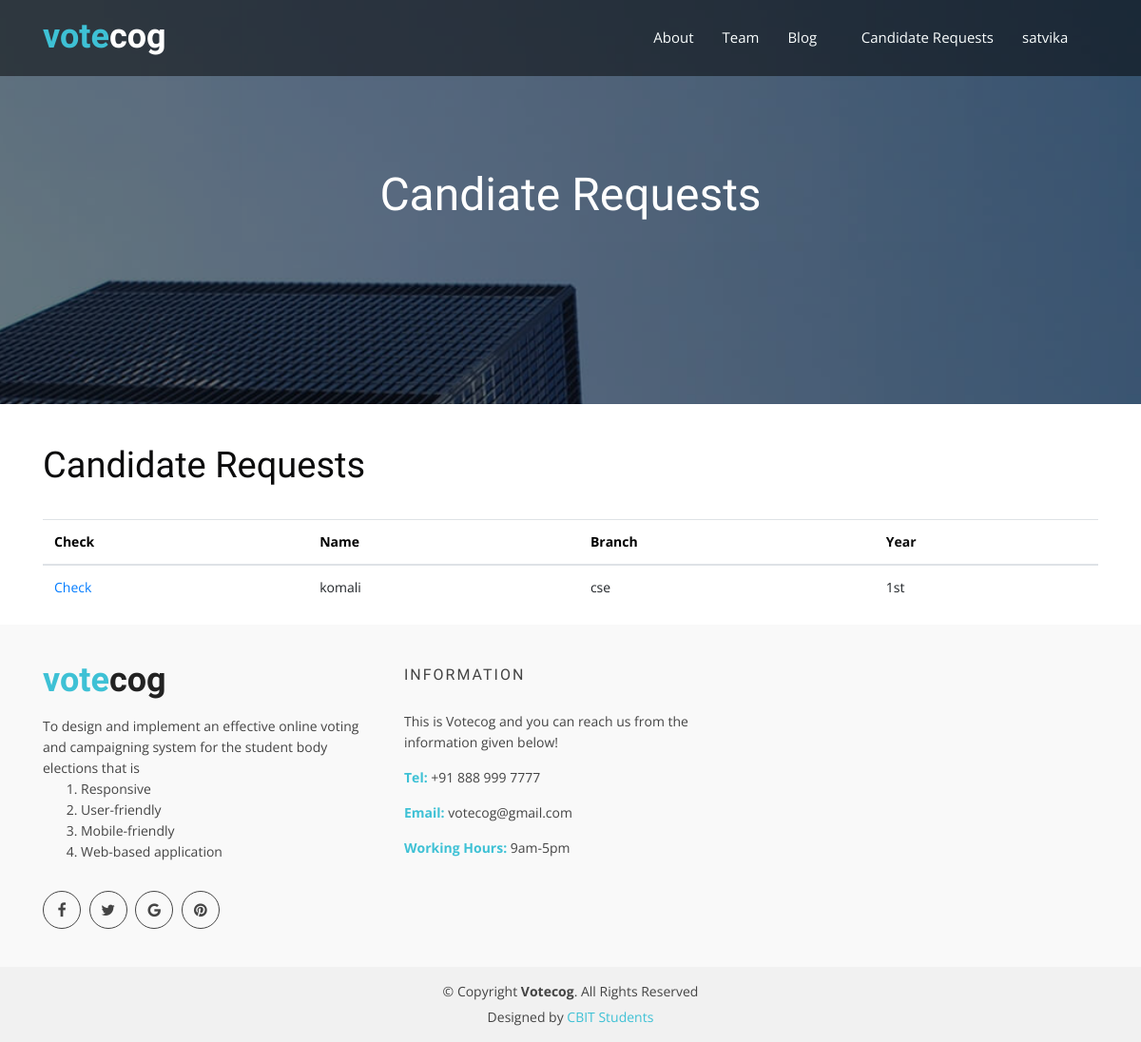
Before: /dash/ (signed in) with the older database file.
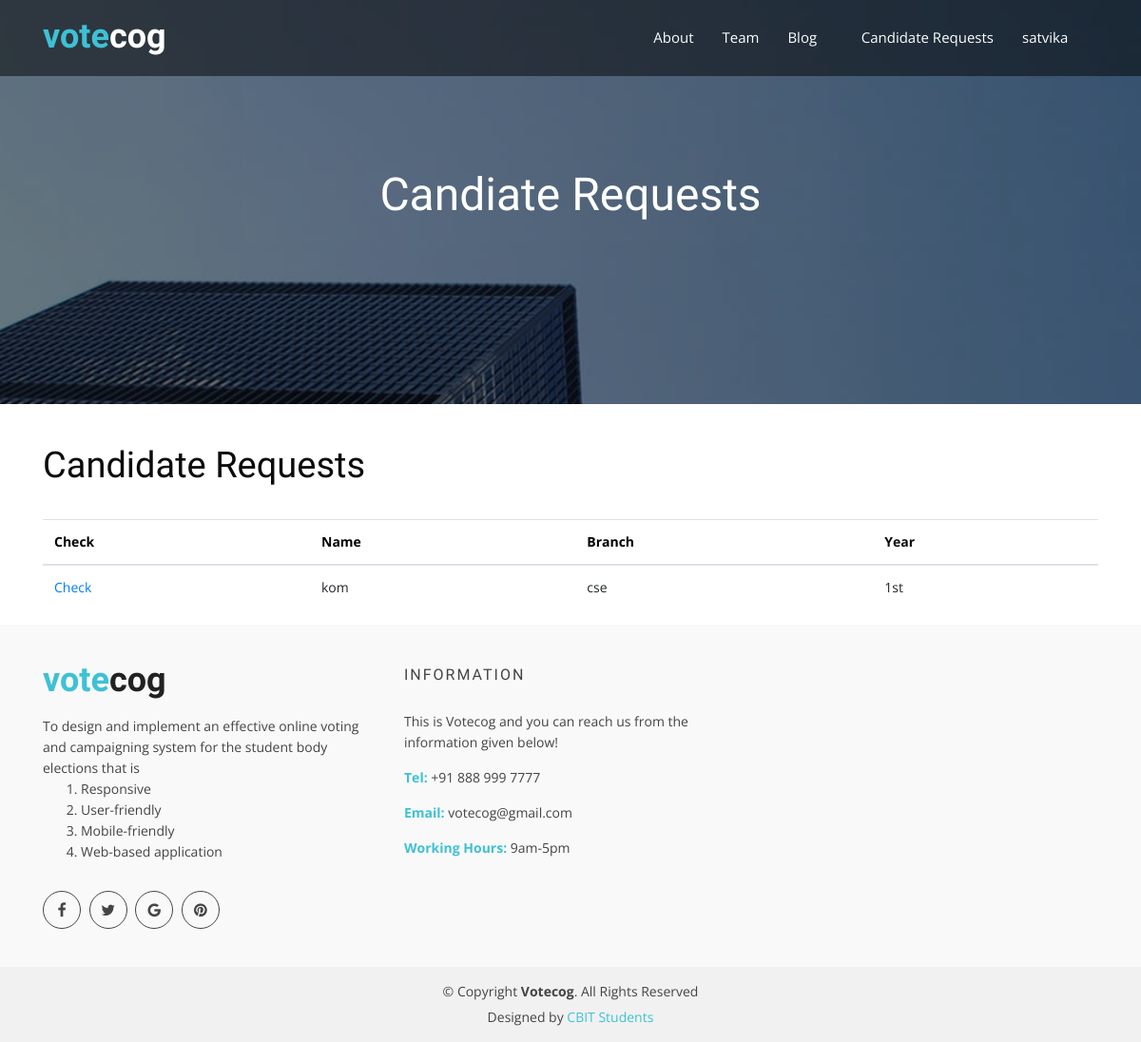
After: the same page with the newer database file.
### accounts/models.py (models this page shows, shortened)
class Person(models.Model):
    user = models.ForeignKey(Account,on_delete=models.CASCADE)
    name = models.CharField(max_length=130)
    branch = models.CharField(max_length=8, choices=DEPT_CHOICES, default='cse')
    year = models.CharField(max_length=6, choices=YEAR_CHOICES, default='1st')
    bio = models.TextField(blank=True)
    status= models.CharField(max_length=130,default="pending")
    published_date = models.DateTimeField(default=timezone.now)
    vote=models.IntegerField(default=0)

### accounts/views.py (the view)
# urls.py: path('dash/', views.dashboard, name='dashboard'),
def dashboard(request):
    form = Person.objects.filter(published_date__lte=timezone.now()).order_by('published_date')
    return render(request,'accounts/dashboard.html', {'values1': form})

### templates/accounts/dashboard.html (shortened to what the changed rows need)
{% load crispy_forms_tags %}
<!DOCTYPE html>
{% load static %}
<html lang="en">
<head>
  <link href="{% static 'assets/vendor/bootstrap/css/bootstrap.min.css' %}" rel="stylesheet">
  <link href="{% static 'assets/vendor/icofont/icofont.min.css' %}" rel="stylesheet">
  <link href="{% static 'assets/vendor/animate.css/animate.min.css' %}" rel="stylesheet">
  <link href="{% static 'assets/vendor/font-awesome/css/font-awesome.min.css' %}" rel="stylesheet">
  <link href="{% static 'assets/vendor/nivo-slider/css/nivo-slider.css' %}" rel="stylesheet">
  <link href="{% static 'assets/vendor/owl.carousel/assets/owl.carousel.min.css' %}" rel="stylesheet">
  <link href="{% static 'assets/vendor/venobox/venobox.css' %}" rel="stylesheet">
  <link href="{% static 'assets/css/style.css' %}" rel="stylesheet">
</head>
<body data-spy="scroll" data-target="#navbar-example">
  <header id="header" class="fixed-top">
    <div class="container d-flex">
      <div class="logo mr-auto">
        <h1 class="text-light"><a href="#"><span>vote</span>cog</a></h1>
      </div>
    </div>
  </header>
  <main id="main">
    {% if user.is_admin %}
        <div class="header-bg page-area">
          <div class="container">
            <div class="row">
              <div class="col-md-12 col-sm-12 col-xs-12">
                <div class="slider-content text-center">
                  <div class="header-bottom">
                    <div class="layer2 wow zoomIn" data-wow-duration="1s" data-wow-delay=".4s">
                      <h1 class="title2">Candiate Requests </h1>
                    </div>
                  </div>
                </div>
              </div>
            </div>
          </div>
        </div>
        <br><br>
        <div class="container">
          <h2 style="color: rgb(11, 11, 12); ">Candidate Requests</h2>
          <br>
          <table class="table table-hover">
            <thead>
              {% if values1 %}
              <tr>
              <th style="color: black">Check</th>
                <th style="color: black">Name</th>
                <th style="color: black">Branch</th>
                <th style="color: rgb(12, 12, 12)">Year</th>
              </tr>
            </thead>
            <tbody>
              {% for i in values1 %}
              {% if i.status == "pending" %}
              <tr>
                  <td style="text-decoration: none !important;"><a href="{{i.pk}}" id="number" name="number">Check</a></td>
                <td>{{i.name}}</td>
                <td>{{i.branch}}</td>
                <td>{{i.year}}</td>
              </tr>
              {% endif %}
              {% endfor %}
              {% else %}
              <h3 style="color: rgb(28, 28, 160)">No Pending Candidate Form Requests</h3>
              {% endif %}
            </tbody>
          </table>
        </div>
        {% endif %}
</div></div></div></div></main>
<footer>
  <div class="footer-area">
    <div class="container">
      <div class="row">
        <div class="col-md-4 col-sm-4 col-xs-12">
          <div class="footer-content">
            <div class="footer-head">
              <div class="footer-logo">
                <h2><span>vote</span>cog</h2>
              </div>
            </div>
          </div>
        </div>
      </div>
    </div>
  </div>
</footer>
</body>
</html>

Changed rows visible on the page:
no longer on this page (row edited): Person: name "komali", branch "cse", year "1st"
now on this page (row edited): Person: name "kom", branch "cse", year "1st"
